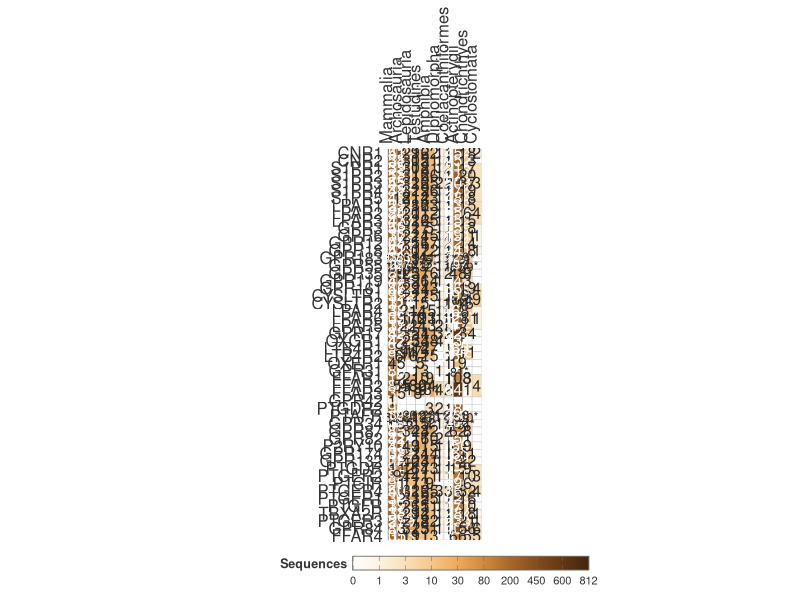

This figure's R source:
library(ggplot2)
library(dplyr)
library(egg)
library(tidyr)
library(stringr)
library(scales)
library(svglite)

dir.create("results/phyletic-distribution", recursive = TRUE, showWarnings = FALSE)

data <- read.csv(
  "data/phyletic-distribution/receptor_sequence_counts.csv",
  stringsAsFactors = FALSE
)

# Axis definitions
receptor_order <- c("CNR1", "CNR2", "S1PR1", "S1PR2", "S1PR3", "S1PR4", "S1PR5", "LPAR1", "LPAR2", "LPAR3",
                    "GPR3", "GPR6", "GPR12", "GPR18", "GPR183", "GPR55", "GPR35", "GPR119", "GPR161", "CYSLTR1", "CYSLTR2", "LPAR4", "LPAR6", "LPAR5", "GPR17", "OXGR1",
                    "LTB4R1", "LTB4R2", "OXER1", "GPR31", "FFAR1", "FFAR2", "FFAR3",
                    "GPR42", "PTGDR2", "PTAFR", "GPR34", "GPR87", "GPR82", "P2RY10",
                    "GPR174", "GPR132", "PTGDR", "PTGER2", "PTGIR", "PTGER4", "PTGER1", "PTGFR",
                    "TBXA2R", "PTGER3", "GPR84", "FFAR4")

phyla_order <- c("Mammalia", "Archosauria", "Lepidosauria", "Testudines", "Amphibia",
                 "Dipnomorpha", "Coelacanthiformes", "Actinopterygii", "Chondrichthyes",
                 "Cyclostomata")

n_receptor <- length(receptor_order)

gap_after_phylum <- "Cyclostomata"
gap_size <- 1

phyla_pos <- setNames(seq_along(phyla_order), phyla_order)
if (!is.null(gap_after_phylum)) {
  gap_at <- match(gap_after_phylum, phyla_order)
  if (!is.na(gap_at) && gap_at < length(phyla_order)) {
    phyla_pos[(gap_at + 1):length(phyla_order)] <- phyla_pos[(gap_at + 1):length(phyla_order)] + gap_size
  }
}
n_phyla <- max(phyla_pos)

# 1. Separate data and identify positive singles
single_data <- data %>%
  filter(!grepl("\\|", Receptor)) %>%
  mutate(
    base_rec = sub("[-/]LIKE$", "", Receptor),
    is_like = grepl("[-/]LIKE$", Receptor)
  )

single_positive <- single_data %>% filter(Sequences > 0)
merged_data <- data %>% filter(grepl("\\|", Receptor) & Sequences > 0)

# 2. Process merged rectangles (layer 2)
split_tiles <- data.frame(Phyla = character(), base_rec = character(), is_split = logical())

if (nrow(merged_data) > 0) {
  user_rects <- merged_data %>%
    mutate(
      rec_start = sapply(strsplit(Receptor, "\\|"), `[`, 1),
      rec_end   = sapply(strsplit(Receptor, "\\|"), function(x) x[length(x)])
    ) %>%
    filter(rec_start %in% receptor_order & rec_end %in% receptor_order & Phyla %in% phyla_order) %>%
    rowwise() %>%
    mutate(
      covered_receptors = list(as.character(receptor_order[match(rec_start, receptor_order):match(rec_end, receptor_order)])),
      needs_split = any(covered_receptors %in% single_positive$base_rec[single_positive$Phyla == Phyla])
    ) %>%
    ungroup() %>%
    mutate(
      is_like = FALSE,
      X_idx   = unname(phyla_pos[Phyla]),
      Y_start = match(rec_start, rev(receptor_order)),
      Y_end   = match(rec_end, rev(receptor_order)),
      ymin = pmin(Y_start, Y_end) - 0.5,
      ymax = pmax(Y_start, Y_end) + 0.5,
      xmin = ifelse(needs_split, X_idx, X_idx - 0.5),
      xmax = X_idx + 0.5
    )
  
  if (nrow(user_rects) > 0) {
    split_tiles <- user_rects %>%
      unnest(covered_receptors) %>%
      filter(needs_split) %>%
      distinct(Phyla, base_rec = covered_receptors) %>%
      mutate(is_split = TRUE)
  }
} else {
  user_rects <- data.frame()
}

# 3. Process single data (layer 3)
single_processed <- single_data %>%
  filter(Sequences > 0) %>%
  filter(base_rec %in% receptor_order & Phyla %in% phyla_order) %>%
  group_by(base_rec, Phyla) %>%
  mutate(has_both = n_distinct(is_like) == 2) %>%
  ungroup() %>%
  left_join(split_tiles, by = c("Phyla", "base_rec")) %>%
  mutate(
    is_split = replace_na(is_split, FALSE),
    X_idx = unname(phyla_pos[Phyla]),
    Y_idx = match(base_rec, rev(receptor_order)),
    ymin = Y_idx - 0.5,
    ymax = Y_idx + 0.5,
    xmin = X_idx - 0.5,
    xmax = ifelse(is_split, X_idx, X_idx + 0.5)
  )

# 4. Build empty base grid (layer 1)
base_grid <- expand.grid(base_rec = receptor_order, Phyla = phyla_order, stringsAsFactors = FALSE) %>%
  mutate(
    Sequences = 0,
    is_like = FALSE,
    X_idx = unname(phyla_pos[Phyla]),
    Y_idx = match(base_rec, rev(receptor_order)),
    xmin = X_idx - 0.5,
    xmax = X_idx + 0.5,
    ymin = Y_idx - 0.5,
    ymax = Y_idx + 0.5
  )

# 5. Combine plain rectangles (painter's algorithm)
rect_data <- bind_rows(base_grid %>% select(Phyla, Sequences, is_like, xmin, xmax, ymin, ymax))

if (nrow(user_rects) > 0) {
  rect_data <- bind_rows(rect_data, user_rects %>% select(Phyla, Sequences, is_like, xmin, xmax, ymin, ymax))
}

single_rect_only <- single_processed %>% filter(!has_both & !is_like)
if (nrow(single_rect_only) > 0) {
  rect_data <- bind_rows(rect_data, single_rect_only %>% select(Phyla, Sequences, is_like, xmin, xmax, ymin, ymax))
}

rect_data <- rect_data %>%
  mutate(
    xmid = (xmin + xmax) / 2,
    ymid = (ymin + ymax) / 2,
    label_text = ifelse(Sequences > 0, paste0(Sequences, ifelse(is_like, "*", "")), "")
  )

# 5b. Diagonal-split triangles (unchanged)
triangle_data <- single_processed %>% filter(has_both | is_like)

if (nrow(triangle_data) > 0) {
  triangle_data <- triangle_data %>%
    mutate(
      group_id = paste(Phyla, base_rec, is_like, sep = "_"),
      xmid = ifelse(is_like, (xmin + xmax + xmax) / 3, (xmin + xmin + xmax) / 3),
      ymid = ifelse(is_like, (ymin + ymin + ymax) / 3, (ymin + ymax + ymax) / 3),
      label_text = paste0(Sequences, ifelse(is_like, "*", ""))
    ) %>%
    rowwise() %>%
    mutate(
      poly = list(
        if (is_like) {
          data.frame(x = c(xmin, xmax, xmax), y = c(ymin, ymin, ymax))
        } else {
          data.frame(x = c(xmin, xmin, xmax), y = c(ymin, ymax, ymax))
        }
      )
    ) %>%
    ungroup() %>%
    unnest(poly)
}

triangle_labels <- if (nrow(triangle_data) > 0) {
  triangle_data %>% distinct(group_id, xmid, ymid, label_text, Sequences)
} else {
  data.frame()
}

# 6. Color scale: monochromatic amber ramp, complements panel 1's blue
data_scope <- data %>%
  filter(Phyla %in% phyla_order) %>%
  mutate(base_rec = sub("[-/]LIKE$", "", sapply(strsplit(Receptor, "\\|"), `[`, 1))) %>%
  filter(base_rec %in% receptor_order | grepl("\\|", Receptor))
max_val <- max(data_scope$Sequences, na.rm = TRUE)

amber_stops  <- c(0, 1, 3, 10, 30, 80, 200, 450, 600, max_val)
amber_colors <- c(
  "#ffffff",  # 0
  "#fdf3e3",  # 1
  "#fbe0b8",  # 3
  "#f6c78a",  # 10
  "#f0aa5c",  # 30
  "#d08a3e",  # 80   (was #e08a2e)
  "#aa6828",  # 200  (was #b8681a)
  "#844d1d",  # 450  (was #8f4d12)
  "#623814",  # 600  (was #6b380c)
  "#44260c"   # max  (was #4a2606)
)

# A data maximum can coincide with a predefined stop. Retain the final colour
# for duplicated stops so interpolation and the legend remain well defined.
keep_stops <- !duplicated(amber_stops, fromLast = TRUE)
amber_stops <- amber_stops[keep_stops]
amber_colors <- amber_colors[keep_stops]

# Custom transform: maps irregular amber_stops onto evenly-spaced [0,1]
# positions, so the colorbar shows equal visual gaps between labels
# regardless of how close/far the underlying values are.
even_positions <- seq(0, 1, length.out = length(amber_stops))

stop_trans <- scales::trans_new(
  name      = "even_stops",
  transform = function(x) stats::approx(x = amber_stops, y = even_positions, xout = x, rule = 2)$y,
  inverse   = function(x) stats::approx(x = even_positions, y = amber_stops, xout = x, rule = 2)$y
)

# Palette is now evenly spaced by default (no 'values' arg needed --
# the trans above already handles the uneven stop spacing)
fill_pal <- scales::gradient_n_pal(amber_colors)
get_fill <- function(x) fill_pal(stop_trans$transform(pmin(x, max_val)))

get_text_color <- function(x) {
  cols <- get_fill(x)
  rgb_mat <- grDevices::col2rgb(cols) / 255
  lum <- 0.2126 * rgb_mat["red", ] + 0.7152 * rgb_mat["green", ] + 0.0722 * rgb_mat["blue", ]
  ifelse(lum > 0.5, "grey15", "white")
}

rect_data <- rect_data %>% mutate(text_color = get_text_color(Sequences))
if (nrow(triangle_labels) > 0) {
  triangle_labels <- triangle_labels %>% mutate(text_color = get_text_color(Sequences))
}

# 7. Build heatmap
main_plot <- ggplot() +
  geom_rect(
    data = rect_data,
    aes(xmin = xmin, xmax = xmax, ymin = ymin, ymax = ymax, fill = Sequences),
    color = "grey80", linewidth = 0.2
  )

if (nrow(triangle_data) > 0) {
  main_plot <- main_plot +
    geom_polygon(
      data = triangle_data,
      aes(x = x, y = y, group = group_id, fill = Sequences),
      color = "grey80", linewidth = 0.2
    )
}

main_plot <- main_plot +
  geom_text(
    data = rect_data,
    aes(x = xmid, y = ymid, label = label_text, color = text_color),
    size = 4, family = "sans"
  )

if (nrow(triangle_labels) > 0) {
  main_plot <- main_plot +
    geom_text(
      data = triangle_labels,
      aes(x = xmid, y = ymid, label = label_text, color = text_color),
      size = 3.2, family = "sans"
    )
}

main_plot <- main_plot +
  scale_color_identity() +
  scale_fill_gradientn(
    colours = amber_colors,
    trans   = stop_trans,
    limits  = c(0, max_val),
    oob     = scales::squish,
    na.value = "white",
    name    = "Sequences",
    breaks  = amber_stops,
    labels  = as.character(round(amber_stops)),
    guide   = guide_colorbar(
      direction   = "horizontal",
      barwidth    = unit(6, "cm"),
      barheight   = unit(0.35, "cm"),
      frame.colour = "grey40",
      frame.linewidth = 0.3,
      ticks.colour = "grey40",
      title.position = "left",
      title.vjust = 0.9,
      label.position = "bottom"
    )
  ) +
  scale_x_continuous(
    breaks = unname(phyla_pos),
    labels = names(phyla_pos),
    expand = c(0, 0),
    limits = c(0.5, n_phyla + 0.5),
    position = "top"
  ) +
  scale_y_continuous(
    breaks = 1:n_receptor,
    labels = rev(receptor_order),
    expand = c(0, 0),
    limits = c(0.5, n_receptor + 0.5)
  ) +
  coord_fixed(ratio = 0.8) +
  theme_classic(base_family = "sans", base_size = 8) +
  theme(
    axis.title = element_blank(),
    axis.text.x = element_text(angle = 90, hjust = 0, vjust = 0.5, size = 12, colour = "grey20"),
    axis.text.y = element_text(size = 12, colour = "grey20", hjust = 1),
    legend.position = "bottom",
    legend.title = element_text(size = 9, face = "bold", colour = "grey20"),
    legend.text = element_text(size = 8, colour = "grey20"),
    panel.grid = element_blank(),
    panel.border = element_blank(),
    axis.line = element_blank(),
    axis.ticks = element_blank(),
    plot.margin = margin(5, 10, 5, 5)
  )

# 8. Save
ggsave(
  "results/phyletic-distribution/sequence_counts_vertebrates.svg",
  plot = main_plot,
  device = svglite,
  width = 11,
  height = 20,
  units = "in"
)
